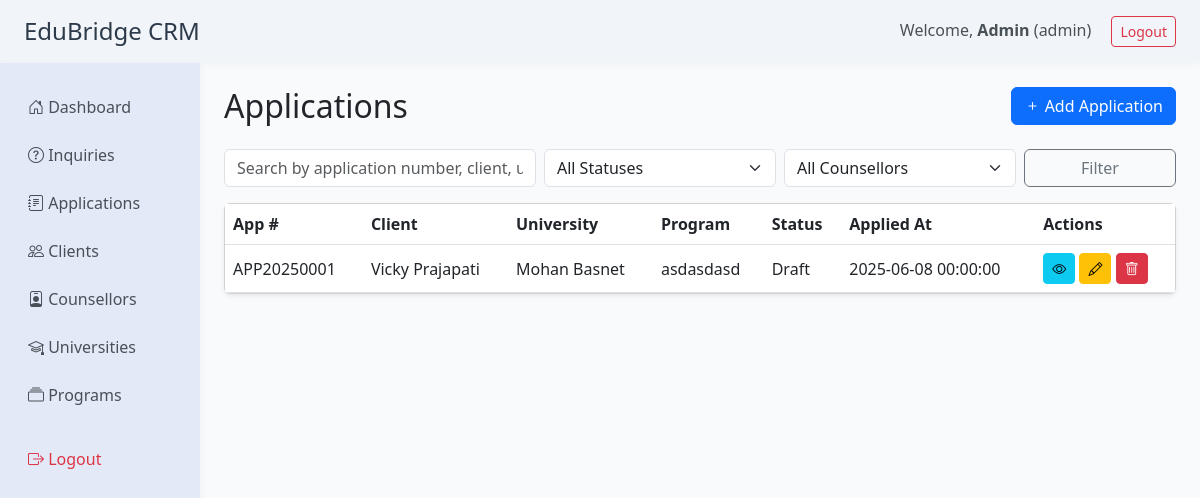
The app's page /modules/applications/list.php (signed in) with its own data.
### tables this page shows
CREATE TABLE `applications` (
  `id` char(36) NOT NULL,
  `application_number` varchar(32) NOT NULL,
  `client_id` char(36) NOT NULL,
  `counsellor_id` char(36) DEFAULT NULL,
  `university_id` char(36) NOT NULL,
  `program_id` char(36) NOT NULL,
  `status` enum('Draft','Submitted','In Review','Accepted','Rejected','Withdrawn') DEFAULT 'Draft',
  `applied_at` datetime DEFAULT NULL,
  `decision_at` datetime DEFAULT NULL,
  `notes` text DEFAULT NULL,
  `created_at` datetime DEFAULT current_timestamp(),
  `updated_at` datetime DEFAULT current_timestamp() ON UPDATE current_timestamp()
);

CREATE TABLE `universities` (
  `id` char(36) NOT NULL,
  `name` varchar(255) NOT NULL,
  `country` varchar(100) DEFAULT NULL,
  `city` varchar(100) DEFAULT NULL,
  `website` varchar(255) DEFAULT NULL,
  `description` text DEFAULT NULL,
  `logo` varchar(255) DEFAULT NULL,
  `created_at` datetime DEFAULT current_timestamp(),
  `updated_at` datetime DEFAULT current_timestamp() ON UPDATE current_timestamp()
);

CREATE TABLE `programs` (
  `id` char(36) NOT NULL,
  `university_id` char(36) NOT NULL,
  `name` varchar(255) NOT NULL,
  `level` enum('Bachelors','Masters','PhD','Diploma','Certificate','Other') DEFAULT 'Bachelors',
  `duration` varchar(100) DEFAULT NULL,
  `tuition_fee` decimal(12,2) DEFAULT NULL,
  `description` text DEFAULT NULL,
  `created_at` datetime DEFAULT current_timestamp(),
  `updated_at` datetime DEFAULT current_timestamp() ON UPDATE current_timestamp()
);

### includes/auth.php (called while the page is built, shortened)
<?php
function current_user_role() {
    return $_SESSION['user_role'] ?? null;
}

### modules/applications/list.php (the view, shortened to what this page needs)
<?php
require_once '../../includes/auth.php';
$user_role = current_user_role();
require_once '../../includes/db.php';
$params = [];
$types = '';
$base_where = '';
$search = trim($_GET['search'] ?? '');
$page = max(1, intval($_GET['page'] ?? 1));
$limit = 10;
$offset = ($page - 1) * $limit;
$where = $base_where;
$sql = "SELECT a.*,
        CONCAT(c.first_name, ' ', c.middle_name, ' ', c.last_name) as client_name,
        u.name as university_name,
        p.name as program_name
        FROM applications a
        INNER JOIN clients c ON a.client_id = c.accountId
        INNER JOIN universities u ON a.university_id = u.id
        INNER JOIN programs p ON a.program_id = p.id " .
        $where . "
        ORDER BY a.created_at DESC LIMIT ? OFFSET ?";
$stmt = $mysqli->prepare($sql);
if ($params) {
    $params[] = $limit;
    $params[] = $offset;
    $types .= 'ii';
    $stmt->bind_param($types, ...$params);
} else {
    $stmt->bind_param('ii', $limit, $offset);
}
$stmt->execute();
$result = $stmt->get_result();
$applications = $result->fetch_all(MYSQLI_ASSOC);
?>
<!DOCTYPE html>
<html lang="en">
<head>
    <link href="https://cdn.jsdelivr.net/npm/bootstrap@5.3.0/dist/css/bootstrap.min.css" rel="stylesheet">
    <link rel="stylesheet" href="https://cdn.jsdelivr.net/npm/bootstrap-icons@1.10.5/font/bootstrap-icons.css">
</head>
<body>
<?php include '../../includes/header.php'; ?>
<div class="container-fluid">
    <div class="row">
        <?php include '../../includes/sidebar.php'; ?>
        <main class="col-md-10 ms-sm-auto px-4 py-4">
            <div class="d-flex justify-content-between align-items-center mb-4">
                <h2 class="mb-0">Applications</h2>
                <?php if (in_array($user_role, ['admin', 'counsellor'])): ?>
                    <a href="add.php" class="btn btn-primary"><i class="bi bi-plus"></i> Add Application</a>
                <?php endif; ?>
            </div>
            <form class="mb-3" method="get">
                <div class="row g-2 align-items-end">
                    <div class="col-md-4">
                        <input type="text" name="search" class="form-control" placeholder="Search by application number, client, university, program" value="<?= htmlspecialchars($search) ?>">
                    </div>
                    <div class="col-md-3">
                        <select name="status" class="form-select">
                            <option value="">All Statuses</option>
                        </select>
                    </div>
                    <div class="col-md-3">
                        <select name="counsellor_id" class="form-select">
                            <option value="">All Counsellors</option>
                        </select>
                    </div>
                    <div class="col-md-2">
                        <button class="btn btn-outline-secondary w-100" type="submit">Filter</button>
                    </div>
                </div>
            </form>
            <div class="card shadow-sm">
                <div class="card-body p-0">
                    <div class="table-responsive">
                        <table class="table table-hover align-middle mb-0">
                            <thead>
                                <tr>
                                    <th>App #</th>
                                    <th>Client</th>
                                    <th>University</th>
                                    <th>Program</th>
                                    <th>Status</th>
                                    <th>Applied At</th>
                                    <th>Actions</th>
                                </tr>
                            </thead>
                            <tbody>
                                <?php foreach ($applications as $app): ?>
                                    <tr>
                                        <td><?= htmlspecialchars($app['application_number']) ?></td>
                                        <td><?= htmlspecialchars($app['client_name']) ?></td>
                                        <td><?= htmlspecialchars($app['university_name']) ?></td>
                                        <td><?= htmlspecialchars($app['program_name']) ?></td>
                                        <td><?= htmlspecialchars($app['status']) ?></td>
                                        <td><?= $app['applied_at'] ? htmlspecialchars($app['applied_at']) : '' ?></td>
                                        <td>
                                            <a href="view.php?id=<?= urlencode($app['id']) ?>" class="btn btn-sm btn-info" title="View"><i class="bi bi-eye"></i></a>
                                            <?php if ($user_role === 'admin' || ($user_role === 'counsellor' && $app['counsellor_id'] === $_SESSION['user_id'])): ?>
                                                <a href="edit.php?id=<?= urlencode($app['id']) ?>" class="btn btn-sm btn-warning" title="Edit"><i class="bi bi-pencil"></i></a>
                                            <?php endif; ?>
                                            <?php if ($user_role === 'admin'): ?>
                                                <a href="delete.php?id=<?= urlencode($app['id']) ?>" class="btn btn-sm btn-danger" onclick="return confirm('Are you sure you want to delete this application?');" title="Delete"><i class="bi bi-trash"></i></a>
                                            <?php endif; ?>
                                        </td>
                                    </tr>
                                <?php endforeach; ?>
                            </tbody>
                        </table>
                    </div>
                </div>
            </div>
        </main>
    </div>
</div>
</body>
</html>

### modules/applications/list.php (style rules this page uses)
body { background: #f8fafc; }

### records on screen
applications: application_number "APP20250001", client_name "Vicky Prajapati", university.name "Mohan Basnet", program.name "asdasdasd", status "Draft", applied_at "2025-06-08 00:00:00"

### other values on screen
$user_name "Admin"
$user_role "admin"
